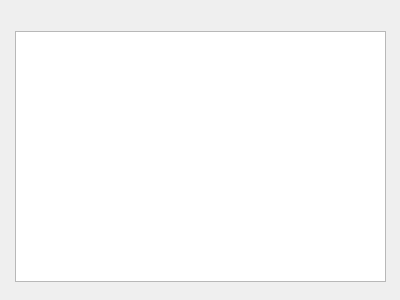
<?xml version="1.0" encoding="UTF-8"?>
<ui version="4.0">
 <class>userList</class>
 <widget class="QWidget" name="userList">
  <property name="geometry">
   <rect>
    <x>0</x>
    <y>0</y>
    <width>400</width>
    <height>300</height>
   </rect>
  </property>
  <property name="windowTitle">
   <string>Form</string>
  </property>
  <widget class="QListWidget" name="userListWidget">
   <property name="geometry">
    <rect>
     <x>15</x>
     <y>31</y>
     <width>371</width>
     <height>251</height>
    </rect>
   </property>
  </widget>
 </widget>
 <resources/>
 <connections/>
</ui>
